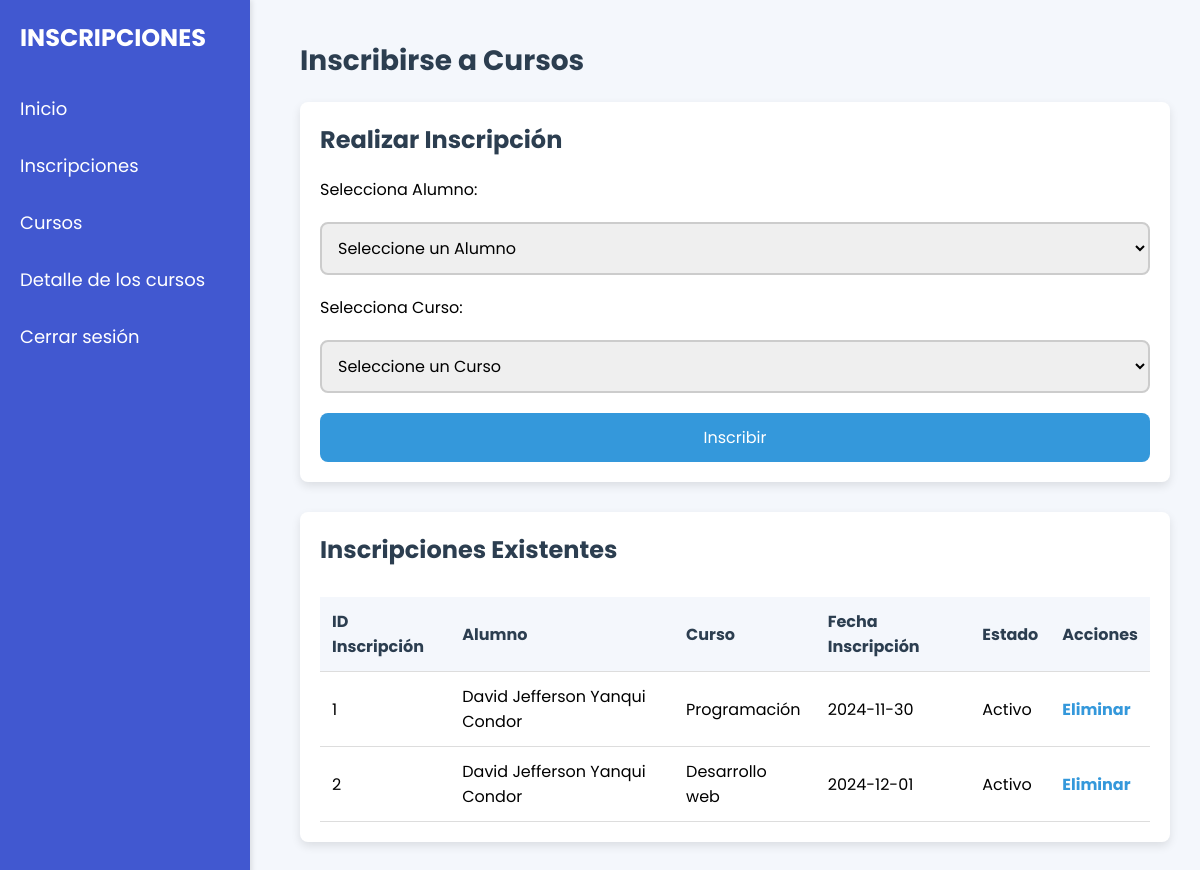
The app's page /Crud/Inscripciones.php with its own data.
### tables this page shows
CREATE TABLE `inscripcion` (
  `id_inscripcion` int(11) NOT NULL,
  `fecha_inscripcion` date DEFAULT NULL,
  `estado` int(11) DEFAULT NULL,
  `id_alumnos` int(11) NOT NULL,
  `id_curso` int(11) NOT NULL
);

CREATE TABLE `alumnos` (
  `id_alumnos` int(11) NOT NULL,
  `nombre_alumno` varchar(100) NOT NULL,
  `cedula` varchar(20) NOT NULL,
  `edad` int(11) DEFAULT NULL,
  `direccion` varchar(1000) DEFAULT NULL,
  `correo` varchar(100) NOT NULL,
  `telefono` varchar(20) NOT NULL
);

CREATE TABLE `curso` (
  `id_curso` int(11) NOT NULL,
  `nombre` varchar(50) NOT NULL,
  `descripcion` varchar(2000) NOT NULL,
  `fecha_inicio` date NOT NULL,
  `fecha_fin` date NOT NULL,
  `profesor_id_profesor` int(11) NOT NULL,
  `alumnos_id_alumnos` int(11) NOT NULL
);

### Crud/Inscripciones.php (the view, shortened to what this page needs)
<?php
$servername = "localhost";
$username = "root";
$password = "123456";
$dbname = "inscripcion_cursos";
$conn = new mysqli($servername, $username, $password, $dbname, 3307);
$inscripcion_sql = "SELECT * FROM inscripcion";
$inscripcion_result = $conn->query($inscripcion_sql);
?>
<!DOCTYPE html>
<html lang="es">
<head>
    <link rel="stylesheet" href="../css/style.css">
</head>
<body>
    <div class="sidebar">
        <h2>INSCRIPCIONES</h2>
        <a href="../Home/estudiante.php">Inicio</a>
        <a href="../Crud/Inscripciones.php">Inscripciones</a>
        <a href="../Crud/Cursos.php">Cursos</a>
        <a href="../Crud/Detalle.php">Detalle de los cursos</a>
        <a href="../InicioSesion/CerrarSesion.php">Cerrar sesión</a>
    </div>
    <div class="main">
        <h1>Inscribirse a Cursos</h1>
        <div class="card">
            <h3>Realizar Inscripción</h3>
            <form action="" method="POST" id="form-inscripcion">
                <label for="id_alumno">Selecciona Alumno:</label>
                <select id="id_alumno" name="id_alumno" required>
                    <option value="">Seleccione un Alumno</option>
                </select>
                <label for="id_curso">Selecciona Curso:</label>
                <select id="id_curso" name="id_curso" required>
                    <option value="">Seleccione un Curso</option>
                </select>
                <button type="button" id="confirmarInscripcion">Inscribir</button>
            </form>
        </div>
        <div class="card">
            <h3>Inscripciones Existentes</h3>
            <table>
                <tr>
                    <th>ID Inscripción</th>
                    <th>Alumno</th>
                    <th>Curso</th>
                    <th>Fecha Inscripción</th>
                    <th>Estado</th>
                    <th>Acciones</th>
                </tr>
                <?php
                if ($inscripcion_result->num_rows > 0) {
                    while ($inscripcion = $inscripcion_result->fetch_assoc()) {
                        $alumno_id = $inscripcion['id_alumnos'];
                        $curso_id = $inscripcion['id_curso'];
                        $alumno_name_query = "SELECT nombre_alumno FROM alumnos WHERE id_alumnos = $alumno_id";
                        $alumno_name_result = $conn->query($alumno_name_query);
                        $alumno_name = $alumno_name_result->fetch_assoc()['nombre_alumno'];
                        $curso_name_query = "SELECT nombre FROM curso WHERE id_curso = $curso_id";
                        $curso_name_result = $conn->query($curso_name_query);
                        $curso_name = $curso_name_result->fetch_assoc()['nombre'];
                        $estado = ($inscripcion['estado'] == 1) ? 'Activo' : 'Inactivo';
                        echo "<tr>
                                <td>".$inscripcion['id_inscripcion']."</td>
                                <td>".$alumno_name."</td>
                                <td>".$curso_name."</td>
                                <td>".$inscripcion['fecha_inscripcion']."</td>
                                <td>".$estado."</td>
                                <td><a href='?eliminar=".$inscripcion['id_inscripcion']."'>Eliminar</a></td>
                            </tr>";
                    }
                } else {
                    echo "<tr><td colspan='6'>No hay inscripciones registradas.</td></tr>";
                }
                ?>
            </table>
        </div>
    </div>
</body>
</html>

### css/style.css (style rules this page uses)
* { margin: 0; padding: 0; box-sizing: border-box; font-family: 'Poppins', sans-serif; }
html,body { display: grid; height: 100%; width: 100%; place-items: center; background: #f2f2f2; }
.sidebar { width: 250px; background: #4158d0; color: #fff; padding: 20px; height: 100%; position: fixed; top: 0; left: 0; box-shadow: 2px 0 5px rgba(0,0,0,0.1); }
.sidebar h2 { font-size: 24px; margin-bottom: 20px; }
.sidebar a { display: block; color: #fff; text-decoration: none; padding: 10px 0; font-size: 18px; }
.main { margin-left: 250px; padding: 20px; width: calc(100% - 250px); }
.main h1 { font-size: 28px; margin-bottom: 20px; }
.card { background: #fff; border-radius: 8px; box-shadow: 0px 4px 6px rgba(0,0,0,0.1); padding: 20px; margin-bottom: 20px; }
.card h3 { font-size: 20px; margin-bottom: 10px; }
.sidebar { height: 100%; width: 250px; background: #4158d0; position: fixed; top: 0; left: 0; color: #fff; padding: 20px; }
.sidebar h2 { font-size: 24px; margin-bottom: 30px; }
.sidebar a { display: block; color: #fff; text-decoration: none; margin: 10px 0; font-size: 18px; }

### Crud/Inscripciones.php (style rules this page uses)
body { font-family: 'Poppins', sans-serif; background-color: #f4f7fc; margin: 0; padding: 0; }
.main { margin-left: 270px; padding: 40px; }
h1, h3 { color: #2c3e50; }
.card { background-color: #fff; padding: 20px; margin-bottom: 30px; border-radius: 8px; box-shadow: 0 4px 10px rgba(0, 0, 0, 0.1); }
.card h3 { margin-bottom: 20px; font-size: 24px; }
form { display: flex; flex-direction: column; gap: 20px; }
form input, form select, form textarea { padding: 12px; font-size: 16px; border: 2px solid #ccc; border-radius: 8px; transition: all 0.3s ease; }
form button { padding: 12px 20px; background-color: #3498db; color: white; border: none; border-radius: 8px; font-size: 16px; cursor: pointer; transition: all 0.3s ease; }
table { width: 100%; border-collapse: collapse; margin-top: 30px; }
table th, table td { padding: 12px; text-align: left; border-bottom: 1px solid #ddd; }
table th { background-color: #f4f7fc; color: #2c3e50; }
table td { background-color: #fff; }
table a { color: #3498db; text-decoration: none; font-weight: bold; transition: color 0.3s ease; }

### records on screen
inscripcion: id_inscripcion "1", id_alumnos.nombre_alumno "David Jefferson Yanqui Condor", id_curso.nombre "Programación", fecha_inscripcion "2024-11-30", estado "Activo"
inscripcion: id_inscripcion "2", id_alumnos.nombre_alumno "David Jefferson Yanqui Condor", id_curso.nombre "Desarrollo web", fecha_inscripcion "2024-12-01", estado "Activo"
